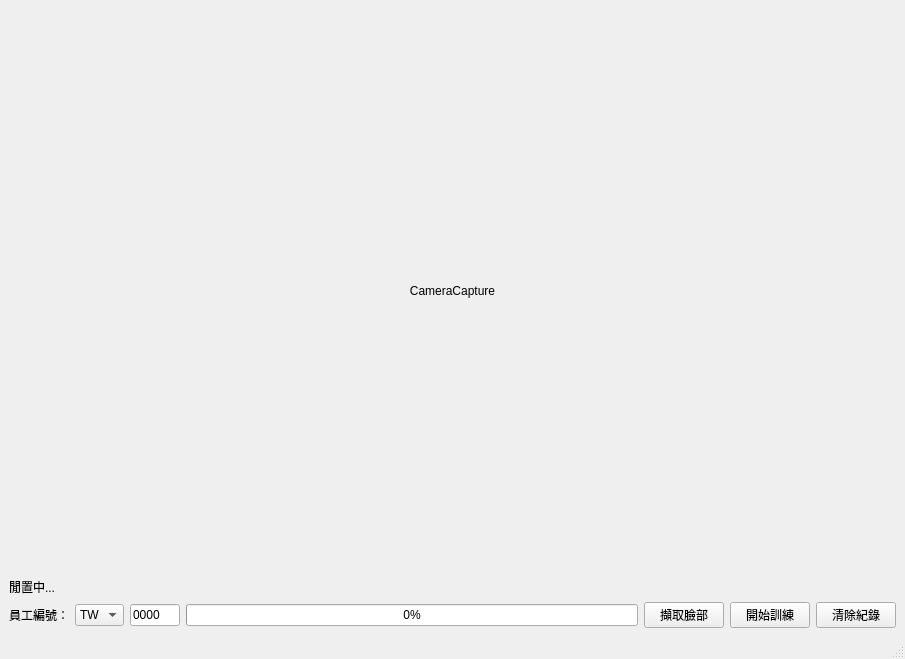
<?xml version="1.0" encoding="UTF-8"?>
<ui version="4.0">
 <class>MainWindow</class>
 <widget class="QMainWindow" name="MainWindow">
  <property name="geometry">
   <rect>
    <x>0</x>
    <y>0</y>
    <width>905</width>
    <height>659</height>
   </rect>
  </property>
  <property name="sizePolicy">
   <sizepolicy hsizetype="Expanding" vsizetype="Expanding">
    <horstretch>0</horstretch>
    <verstretch>0</verstretch>
   </sizepolicy>
  </property>
  <property name="windowTitle">
   <string>人臉辨識訓練</string>
  </property>
  <widget class="QWidget" name="centralwidget">
   <layout class="QHBoxLayout" name="horizontalLayout_2">
    <item>
     <layout class="QVBoxLayout" name="mainBox">
      <item>
       <widget class="QLabel" name="cameraCapture">
        <property name="sizePolicy">
         <sizepolicy hsizetype="Expanding" vsizetype="Expanding">
          <horstretch>0</horstretch>
          <verstretch>0</verstretch>
         </sizepolicy>
        </property>
        <property name="text">
         <string>CameraCapture</string>
        </property>
        <property name="alignment">
         <set>Qt::AlignCenter</set>
        </property>
       </widget>
      </item>
      <item>
       <widget class="QLabel" name="lblStatusTrain">
        <property name="text">
         <string>閒置中...</string>
        </property>
       </widget>
      </item>
      <item>
       <layout class="QHBoxLayout" name="bottomBox">
        <item>
         <widget class="QLabel" name="lblStaff">
          <property name="text">
           <string>員工編號：</string>
          </property>
         </widget>
        </item>
        <item>
         <widget class="QComboBox" name="cbbCode">
          <property name="enabled">
           <bool>true</bool>
          </property>
          <property name="maximumSize">
           <size>
            <width>50</width>
            <height>16777215</height>
           </size>
          </property>
          <item>
           <property name="text">
            <string>TW</string>
           </property>
          </item>
          <item>
           <property name="text">
            <string>JP</string>
           </property>
          </item>
          <item>
           <property name="text">
            <string>KR</string>
           </property>
          </item>
          <item>
           <property name="text">
            <string>CN</string>
           </property>
          </item>
         </widget>
        </item>
        <item>
         <widget class="QLineEdit" name="lineEdit">
          <property name="enabled">
           <bool>true</bool>
          </property>
          <property name="sizePolicy">
           <sizepolicy hsizetype="Fixed" vsizetype="Fixed">
            <horstretch>0</horstretch>
            <verstretch>0</verstretch>
           </sizepolicy>
          </property>
          <property name="maximumSize">
           <size>
            <width>50</width>
            <height>16777215</height>
           </size>
          </property>
          <property name="layoutDirection">
           <enum>Qt::LeftToRight</enum>
          </property>
          <property name="text">
           <string>0000</string>
          </property>
          <property name="maxLength">
           <number>4</number>
          </property>
          <property name="frame">
           <bool>true</bool>
          </property>
          <property name="readOnly">
           <bool>false</bool>
          </property>
         </widget>
        </item>
        <item>
         <widget class="QProgressBar" name="pgBar">
          <property name="maximum">
           <number>30</number>
          </property>
          <property name="value">
           <number>0</number>
          </property>
          <property name="textVisible">
           <bool>true</bool>
          </property>
         </widget>
        </item>
        <item>
         <widget class="QPushButton" name="btnRecord">
          <property name="text">
           <string>擷取臉部</string>
          </property>
         </widget>
        </item>
        <item>
         <widget class="QPushButton" name="btnTrain">
          <property name="text">
           <string>開始訓練</string>
          </property>
         </widget>
        </item>
        <item>
         <widget class="QPushButton" name="btnClear">
          <property name="text">
           <string>清除紀錄</string>
          </property>
         </widget>
        </item>
       </layout>
      </item>
     </layout>
    </item>
   </layout>
  </widget>
  <widget class="QStatusBar" name="statusbar"/>
  <action name="actionAbout">
   <property name="text">
    <string>About</string>
   </property>
  </action>
  <action name="actionRecognize">
   <property name="checkable">
    <bool>false</bool>
   </property>
   <property name="text">
    <string>Recognition</string>
   </property>
  </action>
  <action name="actionTraining">
   <property name="text">
    <string>Training</string>
   </property>
  </action>
  <action name="actionExit">
   <property name="text">
    <string>Exit</string>
   </property>
  </action>
 </widget>
 <resources/>
 <connections/>
</ui>
